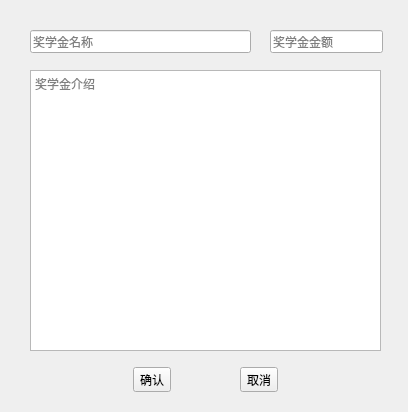
<?xml version="1.0" encoding="UTF-8"?>
<ui version="4.0">
 <class>AddScholarWidget</class>
 <widget class="QWidget" name="AddScholarWidget">
  <property name="geometry">
   <rect>
    <x>0</x>
    <y>0</y>
    <width>408</width>
    <height>412</height>
   </rect>
  </property>
  <property name="windowTitle">
   <string>新增奖学金</string>
  </property>
  <property name="windowIcon">
   <iconset resource="SIMS_res.qrc">
    <normaloff>:/SIM_System_Pics/resources/icon_login_2.png</normaloff>:/SIM_System_Pics/resources/icon_login_2.png</iconset>
  </property>
  <widget class="QLineEdit" name="NameEdit">
   <property name="geometry">
    <rect>
     <x>30</x>
     <y>30</y>
     <width>221</width>
     <height>23</height>
    </rect>
   </property>
   <property name="placeholderText">
    <string>奖学金名称</string>
   </property>
  </widget>
  <widget class="QLineEdit" name="MoneyEdit">
   <property name="geometry">
    <rect>
     <x>270</x>
     <y>30</y>
     <width>113</width>
     <height>23</height>
    </rect>
   </property>
   <property name="placeholderText">
    <string>奖学金金额</string>
   </property>
  </widget>
  <widget class="QTextEdit" name="IntroEdit">
   <property name="geometry">
    <rect>
     <x>30</x>
     <y>70</y>
     <width>351</width>
     <height>281</height>
    </rect>
   </property>
   <property name="placeholderText">
    <string>奖学金介绍</string>
   </property>
  </widget>
  <widget class="QWidget" name="widget" native="true">
   <property name="geometry">
    <rect>
     <x>70</x>
     <y>360</y>
     <width>271</width>
     <height>40</height>
    </rect>
   </property>
   <layout class="QHBoxLayout" name="horizontalLayout">
    <item>
     <widget class="QToolButton" name="ConfirmButton">
      <property name="text">
       <string>确认</string>
      </property>
     </widget>
    </item>
    <item>
     <widget class="QToolButton" name="QuitButton">
      <property name="text">
       <string>取消</string>
      </property>
     </widget>
    </item>
   </layout>
  </widget>
 </widget>
 <resources>
  <include location="SIMS_res.qrc"/>
 </resources>
 <connections/>
</ui>
